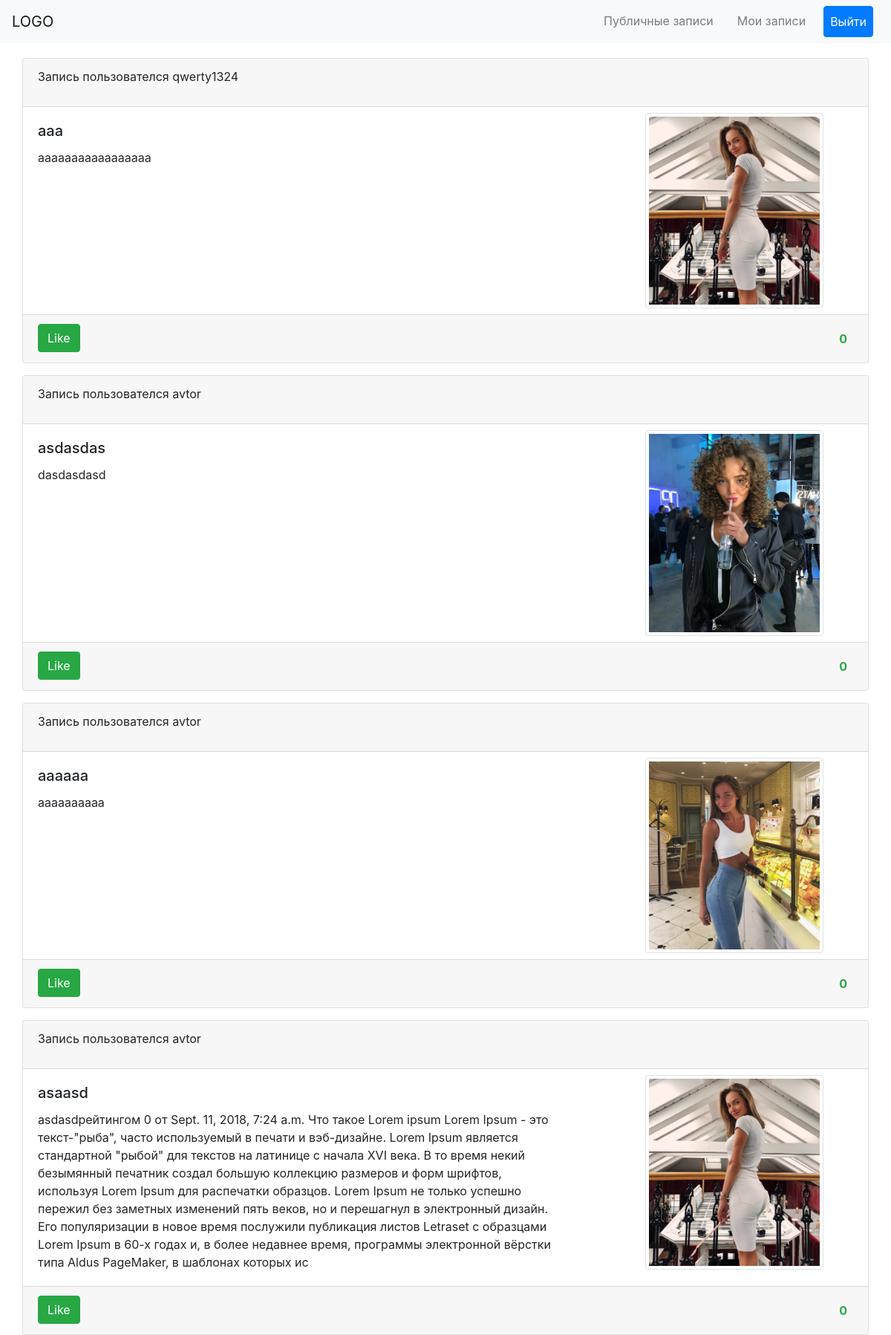
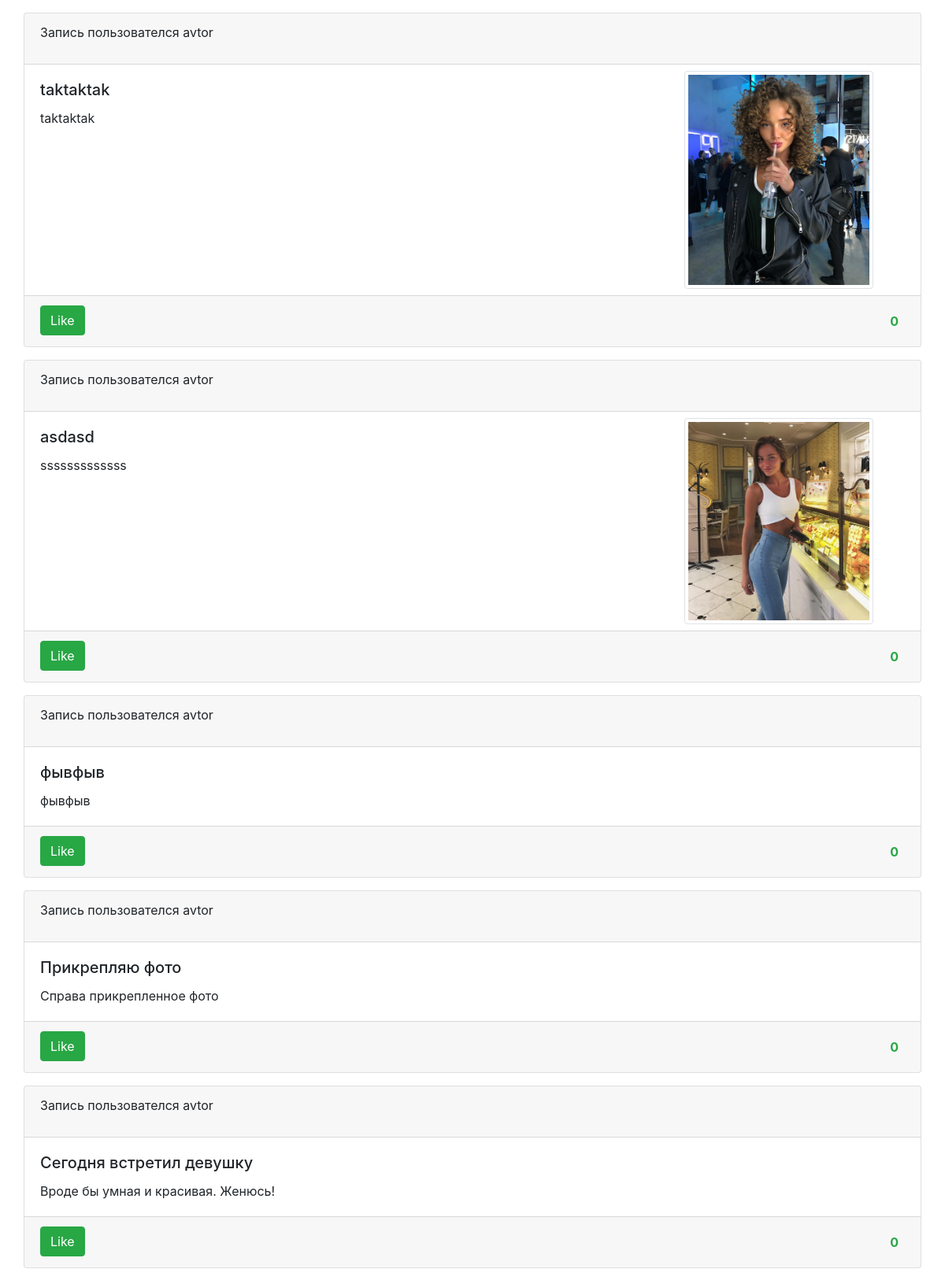
/index/ (signed in, upper part), run on the app's committed database (2 pictures, top to bottom).
### diary/models.py (models this page shows, shortened)
class Article(models.Model):
    title = models.CharField(max_length=255)
    body = models.TextField()
    created_at = models.DateTimeField(auto_now_add=True)
    author = models.ForeignKey('UserProfile', on_delete=models.CASCADE)
    public = models.BooleanField(default=False)
    rating = models.IntegerField(default=0)
    image = models.ImageField(upload_to='article_attachments', null=True)

class UserProfile(models.Model):
    profile_image = models.ImageField(upload_to='articles/', blank=True)
    user = models.OneToOneField(User, on_delete=models.CASCADE)

### diary/views.py (the view)
# urls.py: path('index/', views.index, name='index'),
def index(request):
    template = loader.get_template('index.html')
    context = {
        'trending': Article.objects.all(),
    }
    return HttpResponse(template.render(context, request))

### diary/templates/index.html (shortened to what this page needs)
{% extends 'base.html' %}
{% block content %}
    <div class="container">
        <div class="row align-items-center">
            {% for article in trending reversed %}
                <div class="card pb-0 my-2" style="width: 80rem;">
                    <div class="card-header">
                        <p>
                            Запись пользователся {{ article.author.user.username }}
                        </p>
                    </div>
                    <div class="row">
                        {% if article.image %}
                            <div class="col-md-8">
                                <div class="card-body">
                                    <h5 class="card-title">{{ article.title }}</h5>
                                    <p class="card-text">{{ article.body }}</p>
                                </div>
                            </div>
                            <div class="col-md-4 py-2">
                                <div class="d-flex flex-nowrap align-items-center justify-content-center">
                                    <img class="img-thumbnail"
                                         src="{{ MEDIA_URL }}{{ article.image.url }}"
                                         alt="image"
                                         style="width: 15em;">
                                </div>
                            </div>
                        {% else %}
                            <div class="col-md-12">
                                <div class="card-body">
                                    <h5 class="card-title">{{ article.title }}</h5>
                                    <p class="card-text">{{ article.body }}</p>
                                </div>
                            </div>
                        {% endif %}
                    </div>
                    <div class="card-footer">
                        <div class="d-flex justify-content-between">
                            <div>
                                <button onclick="like({{ article.id }})" class="btn btn-success btn-md">
                                     Like
                                </button>
                            </div>
                            <div class="p-2 font-weight-bold text-success" id="{{ article.id }}">
                                {{ article.rating }}
                            </div>
                        </div>
                    </div>
                </div>
            {% endfor %}
        </div>
    </div>
{% endblock %}

### templates/base.html (shortened to what this page needs)
<!DOCTYPE html>
<html>
<head>
    <link rel="stylesheet" href="https://stackpath.bootstrapcdn.com/bootstrap/4.1.3/css/bootstrap.min.css"
>
    <link rel="stylesheet" href="form_login.css">
</head>
<body style="">
<div style="min-height: calc(100vh - 70px);">
    <nav class="navbar navbar-light bg-light d-flex navbar-expand mb-5 fixed-top">
        <a class="navbar-brand" href="#">
            <p class="my-auto">LOGO</p>
        </a>
        <div class="d-flex ml-auto">
            <ul class="navbar-nav flex-fill pl-md-5 text-nowrap">
                {% if not request.user.is_authenticated %}
                    <li class="nav-item mx-2">
                        <a class="nav-link btn btn-primary text-white" href="{% url 'auth:log_in' %}">Логин</a>
                    </li>
                {% else %}
                    <li class="nav-item mx-2">
                        <a class="nav-link " href="{% url 'diary:index' %}">Публичные записи</a>
                    </li>
                    <li class="nav-item mx-2">
                        <a class="nav-link " href="{% url 'diary:post' %}">Мои записи</a>
                    </li>
                    <li class="nav-item mx-2">
                        <a class="nav-link btn btn-primary text-white" href="{% url 'auth:log_out' %}">Выйти</a>
                    </li>
                {% endif %}
            </ul>
        </div>
    </nav>
    <div style="margin-top: 70px">
        {% if not request.user.is_authenticated %}
            <div class="text-center d-flex align-items-center justify-content-center">
                <div>
                    <form class="form-signin m-5 p-5" action="/auth/" method="post">
                        {% csrf_token %}
                        <h1 class="h3 mb-3 font-weight-normal">Введите данные учетной записи</h1>
                        <label for="login" class="sr-only">Email address</label>
                        <input name="username" type="text" id="login" class="form-control my-4" placeholder="Login" required autofocus>
                        <label for="inputPassword" class="sr-only">Password</label>
                        <input name="password" type="password" id="inputPassword" class="form-control mt-4 " placeholder="Password"
                               required>
                            <input type="checkbox" class="form-check-input" id="register" name="register">
                            <label class="form-check-label" for="register">У меня нет учетной записи</label>
                        <button class="btn btn-lg btn-primary btn-block" type="submit">Логин</button>
                    </form>
                </div>
            </div>
        {% else %}
            {% block content %}
            {% endblock %}
        {% endif %}
    </div>
</div>
</body>
</html>

### data on the page
Article: author.user.username "qwerty1324", title "aaa", body "aaaaaaaaaaaaaaaaa", image (picture), rating "0"
Article: author.user.username "avtor", title "asdasdas", body "dasdasdasd", image (picture), rating "0"
Article: author.user.username "avtor", title "aaaaaa", body "aaaaaaaaaa", image (picture), rating "0"
Article: author.user.username "avtor", title "asaasd", body "asdasdрейтингом 0 от Sept. 11, 2018, 7:24 a.m. Что такое Lorem ipsum Lorem Ipsum - это текст-\"рыба\", часто используемый в печати и вэб-дизайне. Lorem Ipsum является стандартной \"рыбой\" для текстов на латинице с начала XVI века. В то время некий безымянный печатник создал большую коллекцию размеров и форм шрифтов, используя Lorem Ipsum для распечатки образцов. Lorem Ipsum не только успешно пережил без заметных изменений пять веков, но и перешагнул в электронный дизайн. Его популяризации в новое время послужили публикация листов Letraset с образцами Lorem Ipsum в 60-х годах и, в более недавнее время, программы электронной вёрстки типа Aldus PageMaker, в шаблонах которых ис", image (picture), rating "0"
Article: author.user.username "avtor", title "taktaktak", body "taktaktak", image (picture), rating "0"
Article: author.user.username "avtor", title "asdasd", body "sssssssssssss", image (picture), rating "0"
Article: author.user.username "avtor", title "фывфыв", body "фывфыв", rating "0"
Article: author.user.username "avtor", title "Прикрепляю фото", body "Справа прикрепленное фото", rating "0"
Article: author.user.username "avtor", title "Сегодня встретил девушку", body "Вроде бы умная и красивая. Женюсь!", rating "0"
